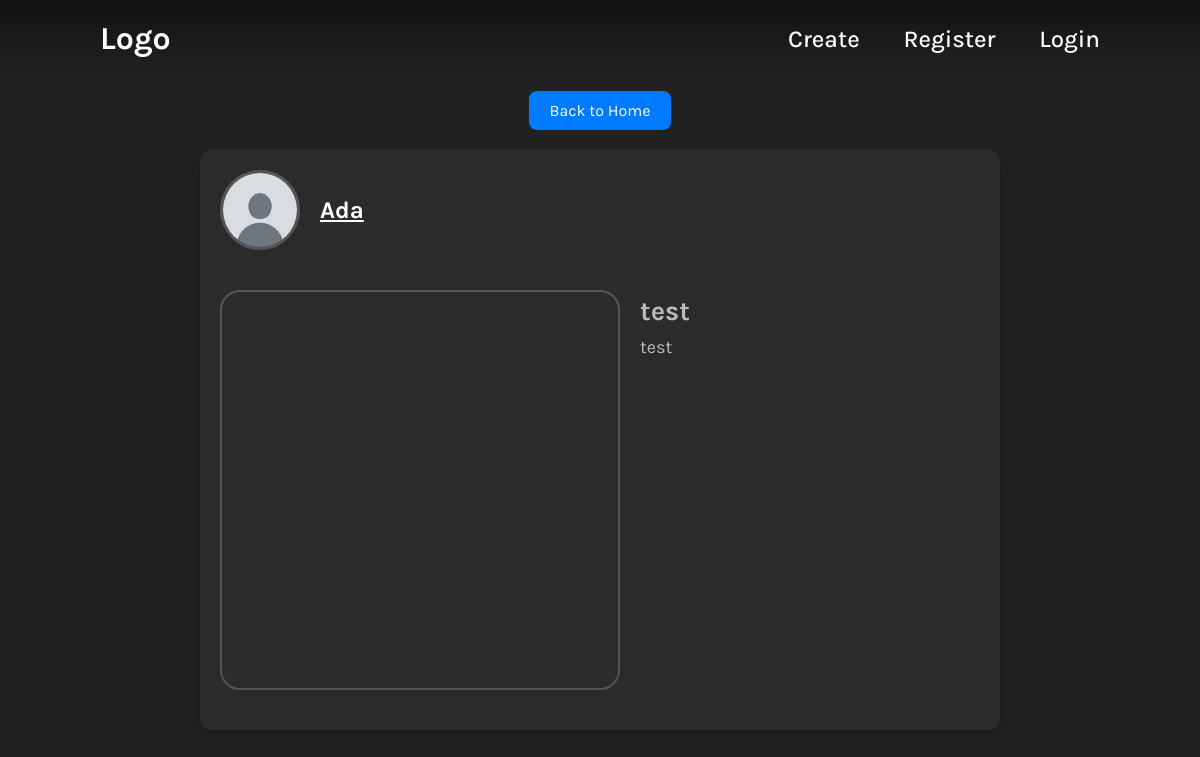
Before: /post/1 with the older database file.
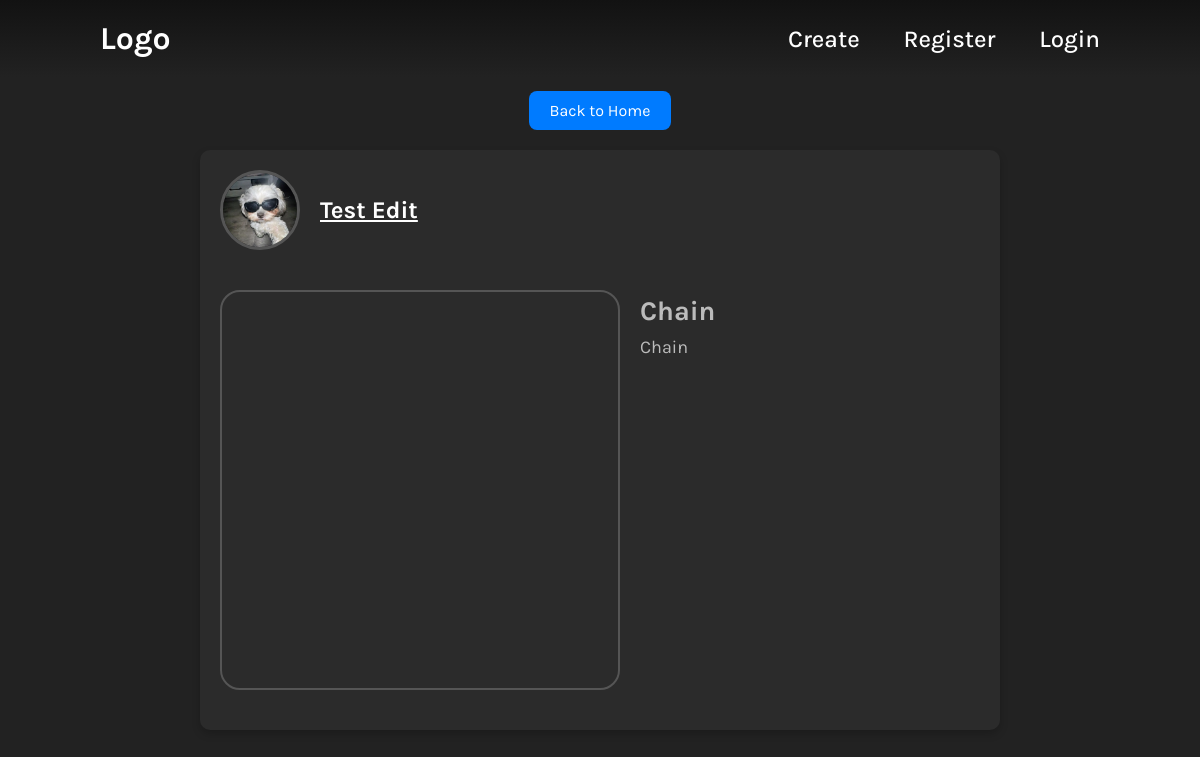
After: the same page with the newer database file.
### tables this page shows
CREATE TABLE "users" (
	"id"	INTEGER UNIQUE,
	"username"	TEXT NOT NULL UNIQUE,
	"email"	TEXT NOT NULL UNIQUE,
	"password"	TEXT NOT NULL,
	"image_file"	TEXT DEFAULT 'default_icon.png',
	PRIMARY KEY("id" AUTOINCREMENT)
);

CREATE TABLE "posts" (
	"id"	INTEGER,
	"title"	TEXT NOT NULL,
	"description"	TEXT NOT NULL,
	"particle_data"	TEXT NOT NULL,
	"user_id"	INTEGER NOT NULL,
	PRIMARY KEY("id" AUTOINCREMENT),
	FOREIGN KEY("user_id") REFERENCES "users"("id")
);

### main.py (the view)
@app.route("/post/<int:post_id>")
def view_post(post_id):
    conn = get_db_connection()
    try:
        query = '''
            SELECT
                posts.id,
                posts.title,
                posts.description,
                posts.particle_data,
                users.username,
                users.image_file as user_image,
                users.id as user_id
            FROM posts
            JOIN users ON posts.user_id = users.id
            WHERE posts.id = ?
        '''
        post = conn.execute(query, (post_id,)).fetchone()
        if not post:
            print("DEBUG: No post found with id:", post_id)
            return redirect(url_for('home'))
        print("DEBUG: Post retrieved:", dict(post))
        particle_data = post['particle_data'] or '{}'
        if isinstance(particle_data, bytes):
            particle_data = particle_data.decode('utf-8')
        try:
            data = json.loads(particle_data)
            particles = data.get('particles', [])
            bonds = data.get('bonds', [])
            settings = data.get('settings', {})
        except Exception as e:
            print("DEBUG: Error parsing particle_data:", e)
            particles, bonds, settings = [], [], {}
        return render_template('view_post.html',
                               post=dict(post),
                               particles=particles,
                               bonds=bonds,
                               settings=settings)
    except Exception as e:
        print("DEBUG: Error loading post:", e)
        return redirect(url_for('home'))
    finally:
        conn.close()

### main.py (called while the page is built)
def get_db_connection():
    conn = sqlite3.connect(DATABASE)
    conn.row_factory = sqlite3.Row
    return conn

### templates/view_post.html (shortened to what this page needs)
{% extends "layout.html" %}
{% block extra_head %}
<link rel="stylesheet" href="{{ url_for('static', filename='css/view_post.css') }}">
{% endblock %}
{% block content %}
<a href="{{ url_for('home') }}" class="back-button">Back to Home</a>
<div class="view-post-container">
    <div class="post-profile">
        <img src="{{ url_for('static', filename='profile_pics/' + post.user_image) }}"
             alt="{{ post.username }}"
             class="post-profile-image">
        <a href="{{ url_for('view_profile', user_id=post.user_id) }}" class="post-profile-username">
            {{ post.username }}
        </a>
    </div>
    <div class="post-content">
        <div class="simulation-container">
            <div id="particle-container"
                 data-particles='{{ particles|tojson|safe }}'
                 data-bonds='{{ bonds|tojson|safe }}'
                 data-settings='{{ settings|tojson|safe }}'
                 style="width: 380px; height: 380px;">
            </div>
        </div>
        <div class="post-description">
            <h2>{{ post.title }}</h2>
            <p>{{ post.description }}</p>
        </div>
    </div>
</div>
{% endblock %}

Changed rows visible on the page:
no longer on this page (row unchanged): users: image_file (placeholder picture), username "Ada"
added users: image_file (picture), username "Test Edit"
changed posts: title "test" → "Chain"; description "test" → "Chain"
